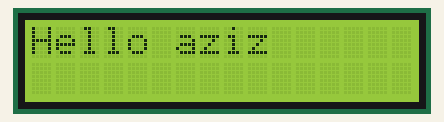
Simulated run of this sketch. Board: Arduino Uno, built with avr-gcc and run on an emulated ATmega328P. On the bench: 16×2 character LCD.

Above: at 0.1 s.
At 5.3 s:
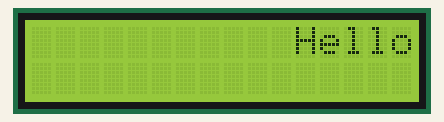
At 16.0 s:
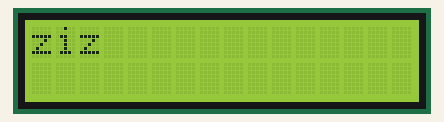
At 21.4 s:
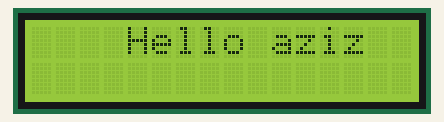
At 26.7 s:
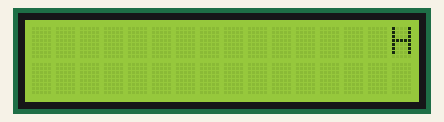
At 37.4 s:
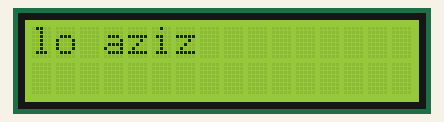

Measured:
- what the display in image 1 shows lasts 1.1 s, from 5.3 s to 6.4 s

The sketch:

textlcdscroll.ino
```cpp
#include <LiquidCrystal.h>

LiquidCrystal lcd(8,9,4,5,6,7);
void setup() {
  lcd.begin(16,2);

  lcd.print("Hello aziz");
  delay(1000);
  Serial.begin(9600);
}

void loop() {
  for (int i = 0; i < 13; i++){
    lcd.scrollDisplayLeft();
    delay(150);
  }
  for (int i = 0; i < 16; i++){
    lcd.scrollDisplayLeft();
    delay(150);
  }
  delay(1000);
}
```
